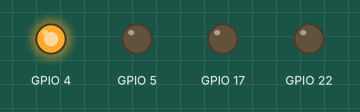
This program was run on a simulated Raspberry Pi (BCM pin numbers). Shown: output pins drawn as LEDs (lit = HIGH).

Above: at 0.5 s.
At 1.5 s:
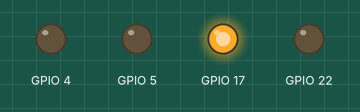
At 2.5 s:
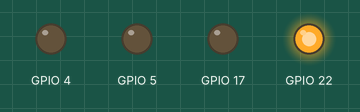
At 3.5 s:
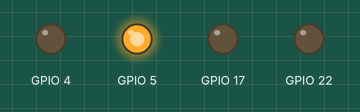
Timing chart, 0 to 5.2 s (numbered marks = the images above):
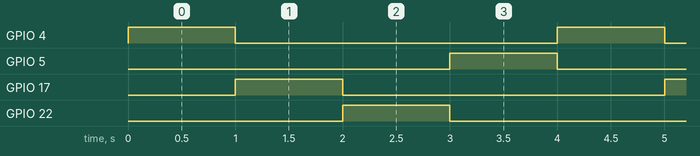

The program:

LEDblink_rapid.py
```python
#https://www.youtube.com/watch?v=ZNNpoLFbL9E&list=PLOgeKhf41meTmtKSF8IKOzFcfh28Ks7Cx&index=61

import RPi.GPIO as GPIO
import time

GPIO.setmode(GPIO.BCM)

GPIO.setup(4, GPIO.OUT)     # Red LED
GPIO.setup(17, GPIO.OUT)    # Yellow LED
GPIO.setup(22, GPIO.OUT)    # Green LED
GPIO.setup(5, GPIO.OUT)     # Blue LED

try:
    while True:
        GPIO.output(4, True)    # Turn on red LED
        time.sleep(1)           # Wait for 5 secs
        GPIO.output(4, False)   # Turn off red LED

        GPIO.output(17, True)   # Turn on yellow LED
        time.sleep(1)           # Wait for 5 secs
        GPIO.output(17, False)  # Turn off yellow LED

        GPIO.output(22, True)   # Turn on green LED
        time.sleep(1)           # Wait for 5 secs
        GPIO.output(22, False)  # Turn off yellow LED

        GPIO.output(5, True)    # Turn on blue LED
        time.sleep(1)           # Wait for 5 secs
        GPIO.output(5, False)   # Turn off blue LED
finally:
    GPIO.output(4, False)       # To turn off LED just in case
    GPIO.output(17, False)      # To turn off LED just in case
    GPIO.output(22, False)      # To turn off LED just in case
    GPIO.output(5, False)       # To turn off LED just in case
    GPIO.cleanup()              # Reset the GPIO Pins to a safe state
```

Measured:
- by itself, GPIO 4, GPIO 5, GPIO 17, GPIO 22: alternates HIGH for 1.0 s and LOW for 3.0 s
- by itself, everything shown: repeats every 4.0 s, in 4 steps
